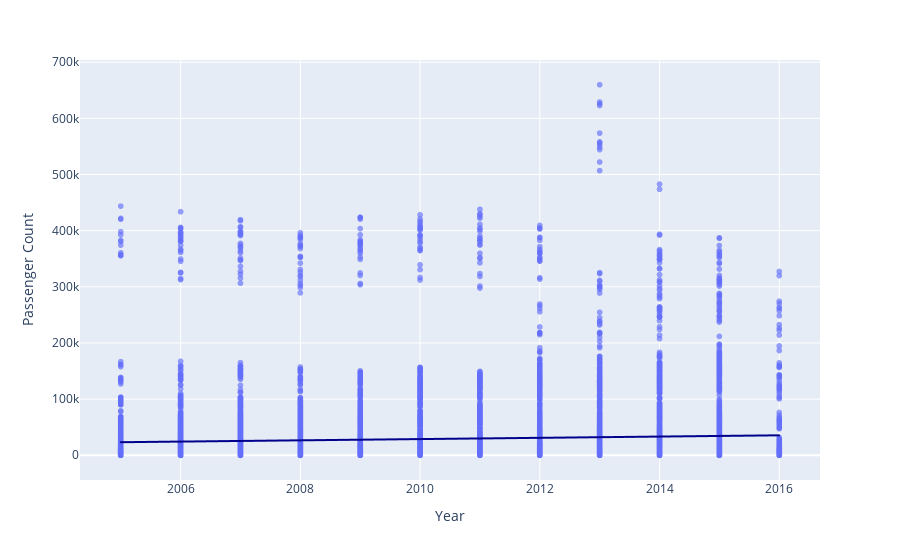

The code cell stored with this chart in its notebook:
### Code cell
fig = px.scatter(
    Air_Traffic, x='Year', y='Passenger Count', opacity=0.65,
    trendline='ols', trendline_color_override='darkblue'
)
fig.show()

### Figure 1 — Plotly figure (JSON) as saved in the notebook; plotly's stock layout.template omitted (floating-point values rounded to 4 significant figures; data arrays with more than 128 entries replaced by an {"elided": "..."} marker saying what was removed)
{"data": [{"hovertemplate": "Year=%{x}<br>Passenger Count=%{y}<extra></extra>", "legendgroup": "", "marker": {"color": "#636efa", "opacity": 0.65, "symbol": "circle"}, "mode": "markers", "name": "", "showlegend": false, "type": "scattergl", "x": {"elided": "15007 int values"}, "xaxis": "x", "y": {"elided": "15007 int values"}, "yaxis": "y"}, {"hovertemplate": "<b>OLS trendline</b><br>Passenger Count = 1116.53 * Year + -2.21541e+06<br>R<sup>2</sup>=0.003608<br><br>Year=%{x}<br>Passenger Count=%{y} <b>(trend)</b><extra></extra>", "legendgroup": "", "line": {"color": "darkblue"}, "marker": {"color": "#636efa", "symbol": "circle"}, "mode": "lines", "name": "", "showlegend": false, "type": "scattergl", "x": {"elided": "15007 int values"}, "xaxis": "x", "y": {"elided": "15007 float values"}, "yaxis": "y"}], "layout": {"legend": {"tracegroupgap": 0}, "margin": {"t": 60}, "xaxis": {"anchor": "y", "domain": [0, 1], "title": {"text": "Year"}}, "yaxis": {"anchor": "x", "domain": [0, 1], "title": {"text": "Passenger Count"}}}}
